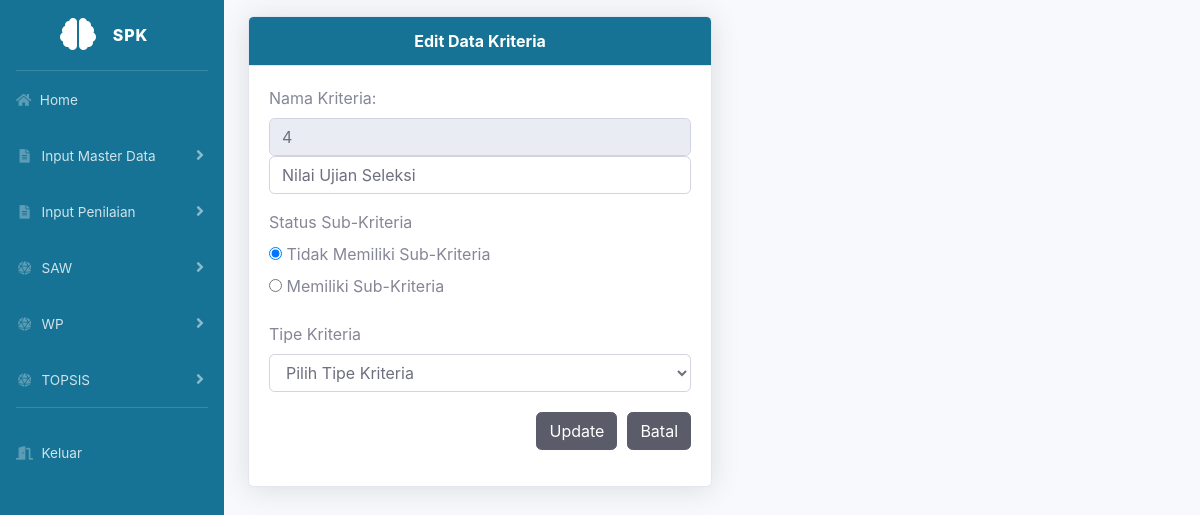
/dashboard.php?url=editkriteria&id=4 (signed in), run on an earlier commit of the app's database.
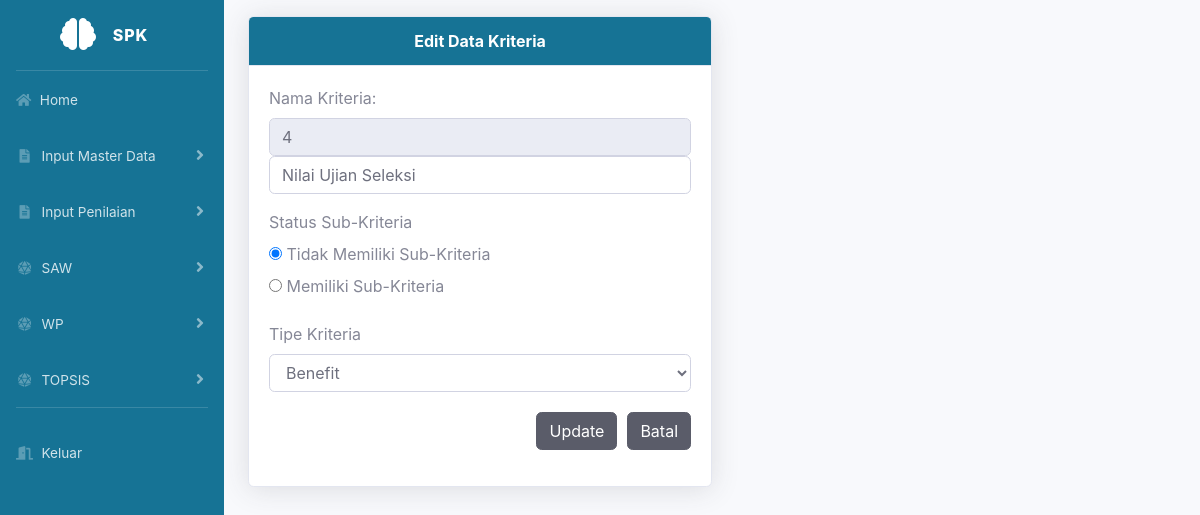
And on a later commit of the database.
### tables this page shows
CREATE TABLE `kriteria` (
  `id_kriteria` int(11) NOT NULL,
  `nama_kriteria` varchar(255) NOT NULL,
  `tipe_kriteria` enum('benefit','cost') DEFAULT NULL,
  `sub_kriteria` enum('0','1') NOT NULL DEFAULT '0'
);

### editkriteria.php (the view, shortened to what this page needs)
<?php
$id_kriteria = $_GET['id'];
$sqlKriteria = mysqli_query($conn, "SELECT * FROM Kriteria WHERE id_kriteria = $id_kriteria");
$dataKriteria = mysqli_fetch_array($sqlKriteria);
?>
<div class="card shadow mt-3" style="width: 50%;">
  <div class="card-header m-0 font-weight-bold" style="text-align:center; background-color: #167395; color: white">Edit Data Kriteria</div>
  <div class="card-body">
    <form action="updatekriteriadansub.php" method="post" class="form-horizontal" enctype="multipart/form-data">
      <div class="form-group cols-sm-6">
        <label>Nama Kriteria:</label>
        <input type="text" name="id_kriteria" value="<?php echo $dataKriteria['id_kriteria']; ?>" class="form-control" readonly>
        <input type="text" name="kriteria" class="form-control" value="<?php echo htmlspecialchars($dataKriteria['nama_kriteria']); ?>" required autofocus>
      </div>
      <div class="form-group cols-sm-6">
        <label>Status Sub-Kriteria</label>
        <div>
          <label>
            <input type="radio" name="status_sub_kriteria" value="0" id="status_sub_0"
              <?php echo ($dataKriteria['sub_kriteria'] == '0') ? 'checked' : ''; ?>
              onclick="updateSubKriteriaDisplay()"> Tidak Memiliki Sub-Kriteria
          </label><br>
          <label>
            <input type="radio" name="status_sub_kriteria" value="1" id="status_sub_1"
              <?php echo ($dataKriteria['sub_kriteria'] == '1') ? 'checked' : ''; ?>
              onclick="updateSubKriteriaDisplay()"> Memiliki Sub-Kriteria
          </label>
        </div>
      </div>
      <div class="form-group cols-sm-6" id="tipe_kriteria_container">
        <label>Tipe Kriteria</label>
        <select class="form-control" name="atribut" id="atribut">
          <option value="" hidden>Pilih Tipe Kriteria</option>
          <option value="benefit" <?php echo ($dataKriteria['tipe_kriteria'] == 'benefit') ? 'selected' : ''; ?>>Benefit</option>
        </select>
      </div>
      <div class="form-group cols-sm-6" style="display: flex; justify-content: flex-end; margin-top: 20px;">
        <button type="submit" class="btn btn-dark" style="margin-right: 10px;">Update</button>
        <button type="button" class="btn btn-dark" onclick="history.back()">Batal</button>
      </div>
    </form>
  </div>
</div>

What changed in the data, as far as the page shows it:
changed kriteria "Nilai Ujian Seleksi": atribut (not shown) → "Benefit"
Also different on the page:
form field atribut: "Pilih Tipe Kriteria" → (not shown)
